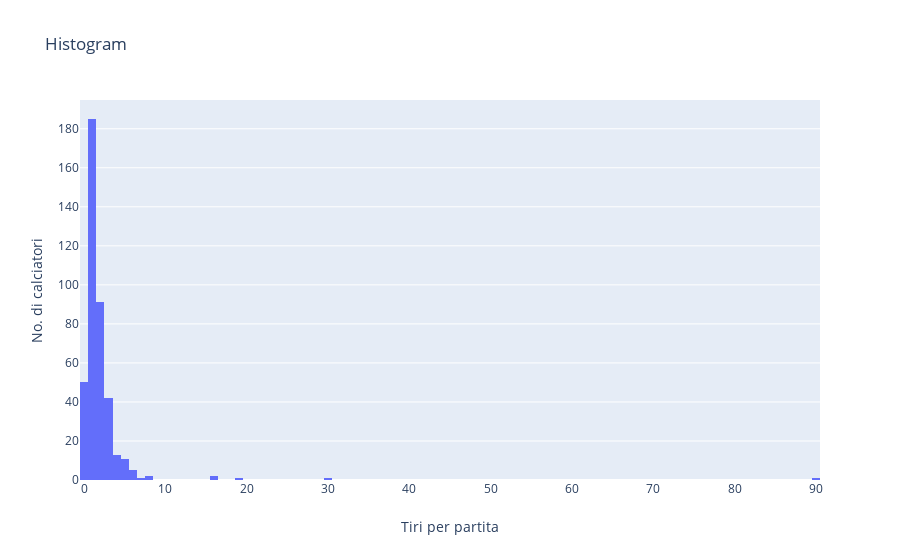
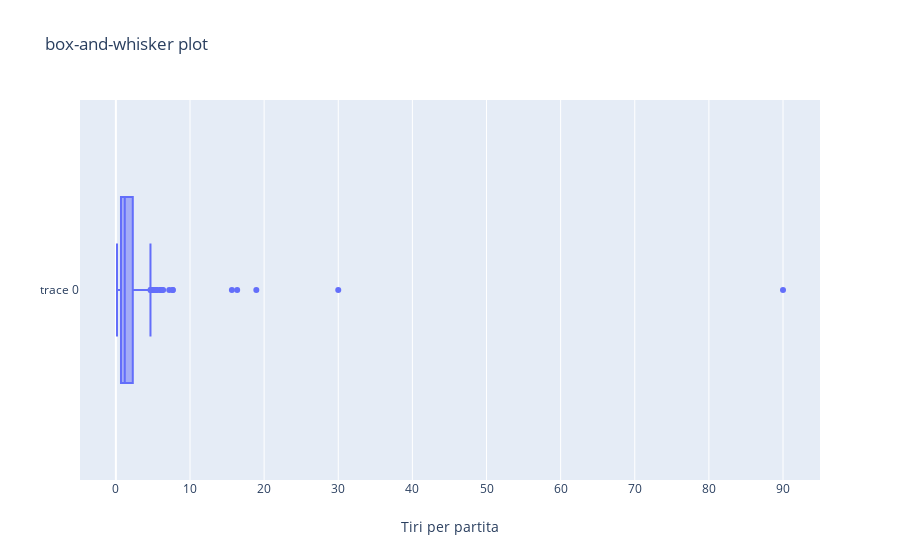

Source (notebook cell) for these figures, in order:
### Markdown cell above
### 1.3

Plottare istogramma e boxplot delle osservazioni. Nominate opportunamente gli assi e se volete visualizzare meglio i grafici cambiate il range degli assi. Notate la presenza di outliers? Riuscite a spiegare perchè la media è piu' alta della mediana?

### Code cell
# Solution
import plotly
import plotly.graph_objs as go
plotly.offline.init_notebook_mode(connected=True) # All'inizio del vostro script scrivete questo comando per visualizzare i grafici sul notebook

# Genero istogramma
trace1 = go.Histogram(x = arrayShotsPerGame)
layout = go.Layout(title = 'Histogram',
                  xaxis = {'title': 'Tiri per partita'},
                  yaxis = {'title': 'No. di calciatori'} 
                  )
figure = go.Figure(data = [trace1], layout = layout)
plotly.offline.iplot(figure)

# Genere box-plot
trace2 = go.Box(x = arrayShotsPerGame)
layout = go.Layout(title = 'box-and-whisker plot',
                  xaxis = {'title': 'Tiri per partita'}
                  )
figure = go.Figure(data = [trace2], layout = layout)
plotly.offline.iplot(figure)
help(plotly.graph_objs._figure.Figure)

### Figure 1 — Plotly figure (JSON) as saved in the notebook; plotly's stock layout.template omitted (floating-point values rounded to 4 significant figures; data arrays with more than 128 entries replaced by an {"elided": "..."} marker saying what was removed)
{"data": [{"type": "histogram", "x": {"elided": "405 float values"}}], "layout": {"title": {"text": "Histogram"}, "xaxis": {"title": {"text": "Tiri per partita"}}, "yaxis": {"title": {"text": "No. di calciatori"}}}}

### Figure 2 — Plotly figure (JSON) as saved in the notebook; plotly's stock layout.template omitted (floating-point values rounded to 4 significant figures; data arrays with more than 128 entries replaced by an {"elided": "..."} marker saying what was removed)
{"data": [{"type": "box", "x": {"elided": "405 float values"}}], "layout": {"title": {"text": "box-and-whisker plot"}, "xaxis": {"title": {"text": "Tiri per partita"}}}}
